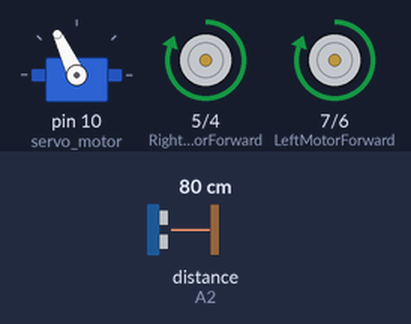
A sketch run on a simulated Arduino Uno, built with avr-gcc and run on an emulated ATmega328P. Shown: servo, motor-driver pin pairs drawn as motors (green arrow = first pin HIGH = forward, orange = second pin HIGH = backward, longer = more drive). The test bench sets the inputs (shaded band); at power-on: distance to the obstacle (sensor on A2) 80 cm. The echo pulse lasts 58.3 µs per cm.

Above: at 2.8 s.
2.9 s: distance to the obstacle (sensor on A2) set to 45 cm
4.4 s: distance to the obstacle (sensor on A2) set to 37 cm
At 5.6 s:
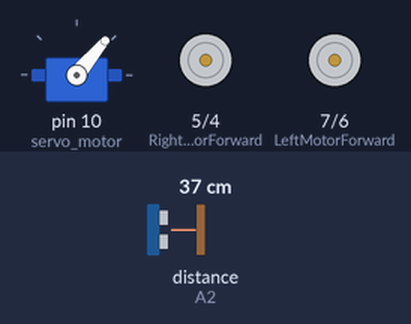
7.4 s: distance to the obstacle (sensor on A2) set to 60 cm
At 9.1 s:
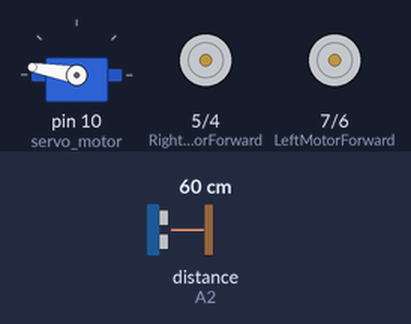
10.4 s: distance to the obstacle (sensor on A2) set to 2 cm
At 10.85 s:
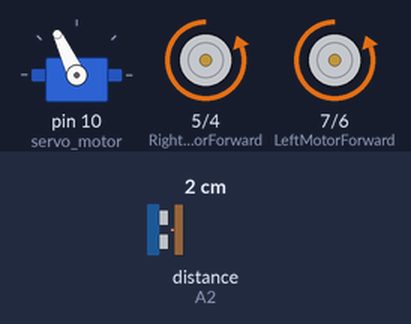
Timing chart, 0 to 14.4 s (numbered marks = the images above; inputs shaded):
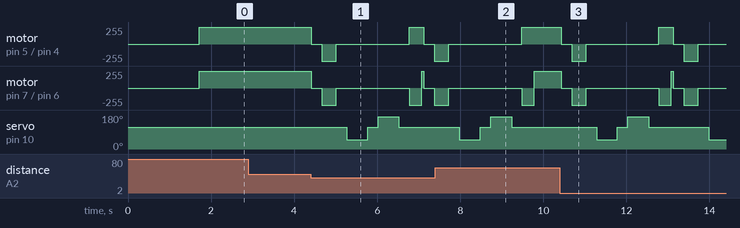

The sketch:

obstacle_car.ino.ino
```cpp
#include <Servo.h>
#include <NewPing.h>

// -------------------- MOTOR PINS --------------------
const int LeftMotorForward  = 7;  // IN1
const int LeftMotorBackward = 6;  // IN2
const int RightMotorForward = 5;  // IN3
const int RightMotorBackward = 4; // IN4

// -------------------- ULTRASONIC --------------------
#define trig_pin A1
#define echo_pin A2
#define maximum_distance 200

NewPing sonar(trig_pin, echo_pin, maximum_distance);

// -------------------- SERVO --------------------
Servo servo_motor;

// -------------------- VARIABLES --------------------
boolean goesForward = false;
int distance = 100;

// ====================================================
//                    SETUP
// ====================================================
void setup() {

  pinMode(RightMotorForward, OUTPUT);
  pinMode(LeftMotorForward, OUTPUT);
  pinMode(LeftMotorBackward, OUTPUT);
  pinMode(RightMotorBackward, OUTPUT);

  servo_motor.attach(10);
  servo_motor.write(115);   // Center position
  delay(1500);

  // Take initial readings
  distance = readPing();
  delay(100);
}

// ====================================================
//                    MAIN LOOP
// ====================================================
void loop() {

  int distanceRight = 0;
  int distanceLeft = 0;

  distance = readPing();

  if (distance <= 40) {   // Obstacle close
    moveStop();
    delay(250);

    moveBackward();
    delay(350);

    moveStop();
    delay(250);

    distanceRight = lookRight();
    delay(250);

    distanceLeft = lookLeft();
    delay(250);

    if (distanceRight > distanceLeft) {
      turnRight();
    }
    else {
      turnLeft();
    }

  }
  else {
    moveForward();
  }
}

// ====================================================
//                 SENSOR FUNCTIONS
// ====================================================
int lookRight() {
  servo_motor.write(50);
  delay(450);
  int distance = readPing();
  servo_motor.write(115);
  return distance;
}

int lookLeft() {
  servo_motor.write(170);
  delay(450);
  int distance = readPing();
  servo_motor.write(115);
  return distance;
}

int readPing() {
  delay(50);
  int cm = sonar.ping_cm();
  if (cm == 0) cm = 250;  // No reading → treat as no obstacle
  return cm;
}

// ====================================================
//                   MOVEMENT FUNCTIONS
// ====================================================
void moveStop() {
  digitalWrite(LeftMotorForward, LOW);
  digitalWrite(RightMotorForward, LOW);
  digitalWrite(LeftMotorBackward, LOW);
  digitalWrite(RightMotorBackward, LOW);
}

void moveForward() {
  digitalWrite(LeftMotorForward, HIGH);
  digitalWrite(RightMotorForward, HIGH);
  digitalWrite(LeftMotorBackward, LOW);
  digitalWrite(RightMotorBackward, LOW);
}

void moveBackward() {
  digitalWrite(LeftMotorBackward, HIGH);
  digitalWrite(RightMotorBackward, HIGH);
  digitalWrite(LeftMotorForward, LOW);
  digitalWrite(RightMotorForward, LOW);
}

void turnRight() {
  digitalWrite(LeftMotorForward, HIGH);
  digitalWrite(RightMotorBackward, HIGH);

  digitalWrite(LeftMotorBackward, LOW);
  digitalWrite(RightMotorForward, LOW);
  delay(300);

  moveForward();
}

void turnLeft() {
  digitalWrite(LeftMotorBackward, HIGH);
  digitalWrite(RightMotorForward, HIGH);

  digitalWrite(LeftMotorForward, LOW);
  digitalWrite(RightMotorBackward, LOW);
  delay(300);

  moveForward();
}
```

Measured:
- the behaviour switches between 41 and 40 cm on distance to the obstacle (sensor on A2) (found by bisection; images 0 and 1)
- after the input at 2.9 s, every drawn part: stays the same
- after the input at 7.4 s, motor on pin 5 (RightMotorForward) / pin 4 (RightMotorBackward): goes on until 9.5 s, then stays forward 255/255; motor on pin 7 (LeftMotorForward) / pin 6 (LeftMotorBackward): goes on until 9.8 s, then stays forward 255/255
